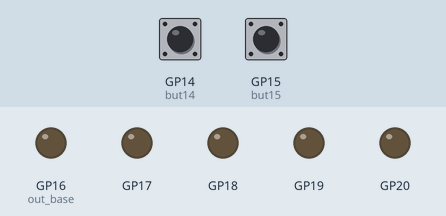
Simulated run of this program. Board: Raspberry Pi Pico running MicroPython. Shown: output pins drawn as LEDs (lit = HIGH). Inputs (shaded band) come from the test bench; at power-on: GP14 (but14) LOW, GP15 (but15) LOW.

Above: at 1.2 s.
1.3 s: GP14 (but14) pulled HIGH for 0.15 s
At 2.6 s:
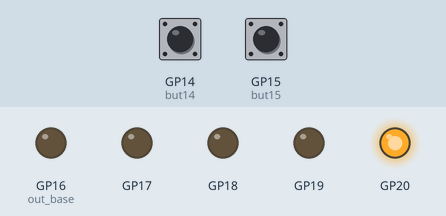
2.9 s: GP15 (but15) pulled HIGH for 0.15 s
At 3.8 s:
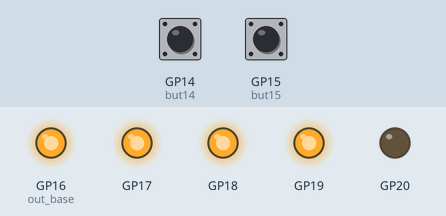
4.5 s: GP15 (but15) pulled HIGH for 1 s
At 6.2 s:
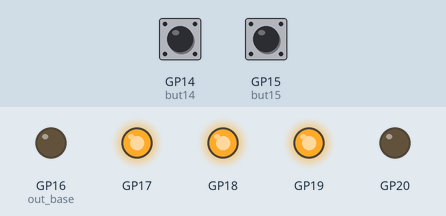
7.0 s: GP15 (but15) pulled HIGH for 0.15 s
At 8.1 s:
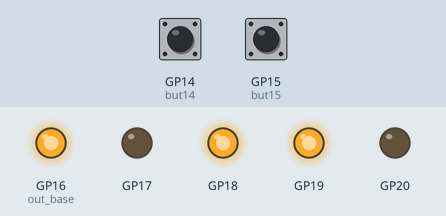
8.6 s: GP15 (but15) pulled HIGH for 3.2 s
At 12.2 s:
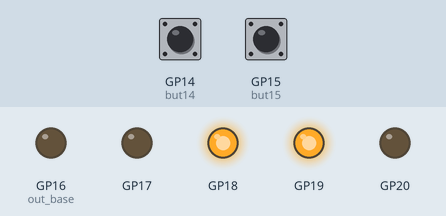
13.3 s: GP15 (but15) pulled HIGH for 0.15 s
At 14.1 s:
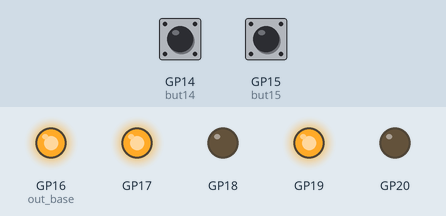
Timing chart, 0 to 15.9 s (numbered marks = the images above; inputs shaded):
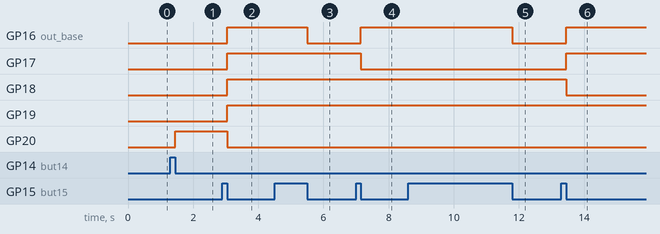

The program:

PW_96_StateMachine_binaryUpDpwn.py
```python
'''run on thonny
lesson 96  two button up down binary counter
TO Increment need to 1- invert, 2- decrement, 3- invert

ob0110  starting point
invert to 0b1001
decrement to 0b1000
3d step is to invert to 0b0111  which gives us an increment from the startin point
NOTE that we are skipping the first step by starting with the inverse of 0b0000 by
using 0b1111, then we decrement(0b1110) and then invert(0b0001) for example in the first go around

'''
## thie first program is a count jup on pin 14 and reset on pin 15
## the second program is the binary bi0-directional counter
# import time
# import rp2
# from machine import Pin
# @rp2.asm_pio(out_init=(rp2.PIO.OUT_LOW,)*4,out_shiftdir=rp2.PIO.SHIFT_RIGHT)
# def binaryCount():
#     set(y,0b1111)		## start at ob1111 because in PIO we can only DECREMENT, we will invert when we move to the LED PINS
#     wrap_target()
#     label('readAgain')
#     mov(isr,null)		## clears the input shift register
#     in_(pins,2)			## references the button Pins, 01 is pin 14 and 10 is pin 15
#     nop()[31]			## each cycle is 0.5 milliseconds
#     nop()[31]			##  both add up to 64 clock cycles which is 32 milliseconds
#     mov(x,isr)			##  the x register has the input pin 01 or 10 or the NULL 00
#     jmp(not_x,'readAgain') ## if nothing in x then we read again from label('readAgain')

#     mov(osr,y)  		## we move the y value of 0b1111 to the OSR to get it out of the way temporarily
#     set(y,0b0001)
#     jmp(x_not_y,'checkGreen')
#     mov(y,osr)

#     jmp(y_dec,'next')	## this gets the decrement going (which below will be inverted to make it a count up binary)
#     label('next')		##needed to do this inorder to use the jmp and the y-dec comm

#     wait(0,pin,0)

#     mov(pins,invert(y))
#     jmp('readAgain')
#     label('checkGreen')

#     #wait(0,pin,1)   ## this makes the green(pin15) turn off  0b0000 on button release, otherwise turn off on button press

#     set(y,0b0010)
#     wait(0,pin,1)  ## wait works here as well, it makes sense
#     jmp(x_not_y,'readAgain')
#     set(y,0b0000)
#     mov(pins,y)
#     irq(rel(0))
#     wrap()
# but15=Pin(15,Pin.IN,Pin.PULL_DOWN)
# sm0=rp2.StateMachine(0,binaryCount,freq= 2000,in_base=Pin(14,Pin.IN,Pin.PULL_DOWN),out_base=Pin(16,Pin.OUT))
# sm0.active(1)

# # Set the IRQ handler to print the millisecond timestamp.
# sm0.irq(lambda p: print(time.ticks_ms()))
###~~~~~~~~~~~binary button controlled counter
## lesson 96 Paul McWhorter
## if 10 want to increment(pin 15), if 01 want to decrement (Pin14), y register is the  active count
# import time
# import rp2
# from machine import Pin
# @rp2.asm_pio(out_init=(rp2.PIO.OUT_LOW,)*4,out_shiftdir=rp2.PIO.SHIFT_RIGHT)
# def binaryCount():
#     set(y,0b1111)		## start at ob1111 because in PIO we can only DECREMENT, we will invert when we move to the LED PINS
#     wrap_target()
#     label('readAgain')
#     mov(isr,null)		## clears the input shift register
#     in_(pins,2)			## references the button Pins, 01 is pin 14 and 10 is pin 15
#     nop()[31]			## each cycle is 0.5 milliseconds
#     nop()[31]			##  both add up to 64 clock cycles which is 32 milliseconds
#     mov(x,isr)			##  the x register has the input pin 01 or 10 or the NULL 00
#     jmp(not_x,'readAgain') ## if nothing in x then we read again from label('readAgain')
#     ## save the active count which is y in the osr register
#     mov(osr,y)  		## we move the y value of 0b1111 to the OSR to get it out of the way temporarily
#     set(y,0b0001)
#     jmp(x_not_y,'increment')
#     ## if end up here then in the 'decrement' portion
#     ## can put the wait(0,pin,0) here or lines down
#     mov(y,osr)  ## retreive the active count
#     jmp(y_dec,'next')	## this gets the decrement going (which below will be inverted to make it a count up binary)
#     label('next')		##needed to do this inorder to use the jmp and the y-dec comm

#     wait(0,pin,0)
#     mov(pins,y)## this decrements with Pin 14 (red button)
#     #mov(pins,invert(y))## this increments the red button pin 14v
#     jmp('readAgain')
#     label('increment')
#     wait(0,pin,1)   ## this makes the green(pin15) turn off  0b0000 on button release, otherwise turn off on button press
#     set(y,0b0010)
#     wait(0,pin,1)  ## wait works here as well, it makes sense
#     jmp(x_not_y,'readAgain')
#     mov(y,osr)
#     mov(y,invert(y))
#     jmp(y_dec,'inc')
#     label('inc')
#     mov(y,invert(y))

#  #set(y,0b0000)
#     mov(pins,y)

#     irq(rel(0))
#     wrap()
# but15=Pin(15,Pin.IN,Pin.PULL_DOWN)
# sm0=rp2.StateMachine(0,binaryCount,freq= 2000,in_base=Pin(14,Pin.IN,Pin.PULL_DOWN),out_base=Pin(16,Pin.OUT))
# sm0.active(1)

# # Set the IRQ handler to print the millisecond timestamp.
# sm0.irq(lambda p: print(time.ticks_ms()))
# while True:
#     pass
###~~~~~~~~~~~~~below 2 Jan2025
import rp2
import time
from machine import Pin
@rp2.asm_pio(out_init=(rp2.PIO.OUT_LOW,)*5,out_shiftdir=rp2.PIO.SHIFT_RIGHT)
def pioProg():
    set(y,0b1111)
    wrap_target()
    label('readAgain')
    mov(isr,null)
    in_(pins,2)
    nop()[31]
    nop()[31]
    mov(x,isr)
    jmp(not_x,'readAgain')
    mov(osr,y)## keeping track of y in the osr
    set(y,0b0001)
    jmp(x_not_y,'checkBlue')
    mov(y,osr)

    mov(y,invert(y))
    jmp(y_dec,'decrease')
    label('decrease')
    mov(y,invert(y))
    wait(0,pin,0)
    mov(pins,y)
    mov(osr,y)
    jmp('readAgain')
    ## donot need a read again here
    label('checkBlue')
    set(y,0b0010)
    jmp(x_not_y,'readAgain')
    mov(y,osr)

    jmp(y_dec,'next')
    label('next')
    wait(0,pin,1)
    mov(pins,y)
    wrap()


but14=Pin(14,Pin.IN,Pin.PULL_DOWN)
but15=Pin(15,Pin.IN,Pin.PULL_DOWN)
sm0=rp2.StateMachine(0,pioProg,freq=2000,in_base=Pin(14,Pin.IN,Pin.PULL_DOWN),out_base=Pin(16,Pin.OUT))
sm0.active(1)
try:
    while True:
        pass
except KeyboardInterrupt:
    print('Bye!')
```

Measured:
- after the input at 1.3 s, GP20: LOW → HIGH after 0.15 s
- after the input at 2.9 s, GP16 (out_base), GP17–19: LOW → HIGH after 0.15 s; GP20: HIGH → LOW after 0.15 s
- after the input at 4.5 s, GP16 (out_base): HIGH → LOW after 1.0 s
- after the input at 7.0 s, GP16 (out_base): LOW → HIGH after 0.15 s; GP17: HIGH → LOW after 0.15 s
- after the input at 8.6 s, GP16 (out_base): HIGH → LOW after 3.2 s
- after the input at 13.3 s, GP16 (out_base), GP17: LOW → HIGH after 0.15 s; GP18: HIGH → LOW after 0.15 s
